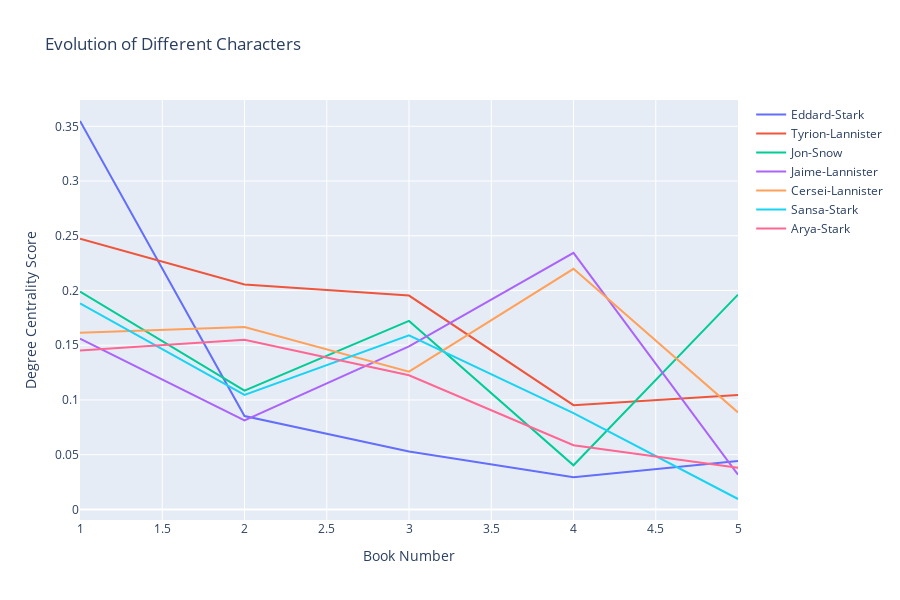

The code cell stored with this chart in its notebook:
### Markdown cell above
## **Evolution of central characters through the books**

### Code cell
# Creating a list of degree centrality of all the books
Books_Graph = [G1, G2, G3, G4, G5]

evol = [nx.degree_centrality(Graph) for Graph in Books_Graph]

# Creating a DataFrame from the list of degree centralities in all the books
degree_evol_df = pd.DataFrame.from_records(evol)

degree_evol_df.index = degree_evol_df.index + 1

# Plotting the degree centrality evolution of few important characters
fig = px.line(degree_evol_df[['Eddard-Stark', 'Tyrion-Lannister', 'Jon-Snow', 'Jaime-Lannister', 'Cersei-Lannister', 'Sansa-Stark', 'Arya-Stark']],
             title = "Evolution of Different Characters", width = 900, height = 600)

fig.update_layout(xaxis_title = 'Book Number',
                   yaxis_title = 'Degree Centrality Score',
                 legend = {'title_text': ''})

fig.show()

### Figure 1 — Plotly figure (JSON) as saved in the notebook; plotly's stock layout.template omitted (floating-point values rounded to 4 significant figures)
{"data": [{"hovertemplate": "variable=Eddard-Stark<br>index=%{x}<br>value=%{y}<extra></extra>", "legendgroup": "Eddard-Stark", "line": {"color": "#636efa", "dash": "solid"}, "marker": {"symbol": "circle"}, "mode": "lines", "name": "Eddard-Stark", "orientation": "v", "showlegend": true, "type": "scatter", "x": [1, 2, 3, 4, 5], "xaxis": "x", "y": [0.3548, 0.08527, 0.05298, 0.0293, 0.0443], "yaxis": "y"}, {"hovertemplate": "variable=Tyrion-Lannister<br>index=%{x}<br>value=%{y}<extra></extra>", "legendgroup": "Tyrion-Lannister", "line": {"color": "#EF553B", "dash": "solid"}, "marker": {"symbol": "circle"}, "mode": "lines", "name": "Tyrion-Lannister", "orientation": "v", "showlegend": true, "type": "scatter", "x": [1, 2, 3, 4, 5], "xaxis": "x", "y": [0.2473, 0.2054, 0.1954, 0.09524, 0.1044], "yaxis": "y"}, {"hovertemplate": "variable=Jon-Snow<br>index=%{x}<br>value=%{y}<extra></extra>", "legendgroup": "Jon-Snow", "line": {"color": "#00cc96", "dash": "solid"}, "marker": {"symbol": "circle"}, "mode": "lines", "name": "Jon-Snow", "orientation": "v", "showlegend": true, "type": "scatter", "x": [1, 2, 3, 4, 5], "xaxis": "x", "y": [0.1989, 0.1085, 0.1722, 0.04029, 0.1962], "yaxis": "y"}, {"hovertemplate": "variable=Jaime-Lannister<br>index=%{x}<br>value=%{y}<extra></extra>", "legendgroup": "Jaime-Lannister", "line": {"color": "#ab63fa", "dash": "solid"}, "marker": {"symbol": "circle"}, "mode": "lines", "name": "Jaime-Lannister", "orientation": "v", "showlegend": true, "type": "scatter", "x": [1, 2, 3, 4, 5], "xaxis": "x", "y": [0.1559, 0.0814, 0.149, 0.2344, 0.03165], "yaxis": "y"}, {"hovertemplate": "variable=Cersei-Lannister<br>index=%{x}<br>value=%{y}<extra></extra>", "legendgroup": "Cersei-Lannister", "line": {"color": "#FFA15A", "dash": "solid"}, "marker": {"symbol": "circle"}, "mode": "lines", "name": "Cersei-Lannister", "orientation": "v", "showlegend": true, "type": "scatter", "x": [1, 2, 3, 4, 5], "xaxis": "x", "y": [0.1613, 0.1667, 0.1258, 0.2198, 0.08861], "yaxis": "y"}, {"hovertemplate": "variable=Sansa-Stark<br>index=%{x}<br>value=%{y}<extra></extra>", "legendgroup": "Sansa-Stark", "line": {"color": "#19d3f3", "dash": "solid"}, "marker": {"symbol": "circle"}, "mode": "lines", "name": "Sansa-Stark", "orientation": "v", "showlegend": true, "type": "scatter", "x": [1, 2, 3, 4, 5], "xaxis": "x", "y": [0.1882, 0.1047, 0.1589, 0.08791, 0.009494], "yaxis": "y"}, {"hovertemplate": "variable=Arya-Stark<br>index=%{x}<br>value=%{y}<extra></extra>", "legendgroup": "Arya-Stark", "line": {"color": "#FF6692", "dash": "solid"}, "marker": {"symbol": "circle"}, "mode": "lines", "name": "Arya-Stark", "orientation": "v", "showlegend": true, "type": "scatter", "x": [1, 2, 3, 4, 5], "xaxis": "x", "y": [0.1452, 0.155, 0.1225, 0.05861, 0.03797], "yaxis": "y"}], "layout": {"height": 600, "legend": {"title": {"text": ""}, "tracegroupgap": 0}, "title": {"text": "Evolution of Different Characters"}, "width": 900, "xaxis": {"anchor": "y", "domain": [0, 1], "title": {"text": "Book Number"}}, "yaxis": {"anchor": "x", "domain": [0, 1], "title": {"text": "Degree Centrality Score"}}}}
